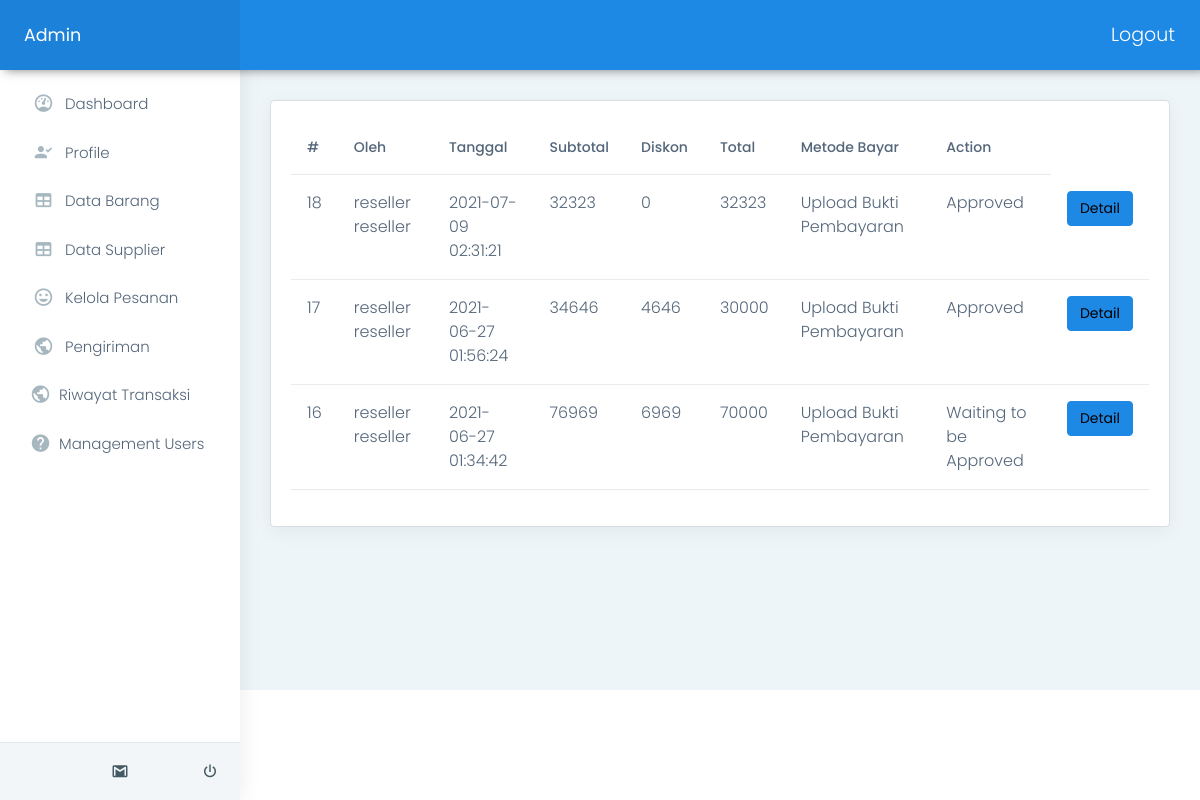
The app's page /admin/index.php?page=kelolapesanan (signed in), older data.
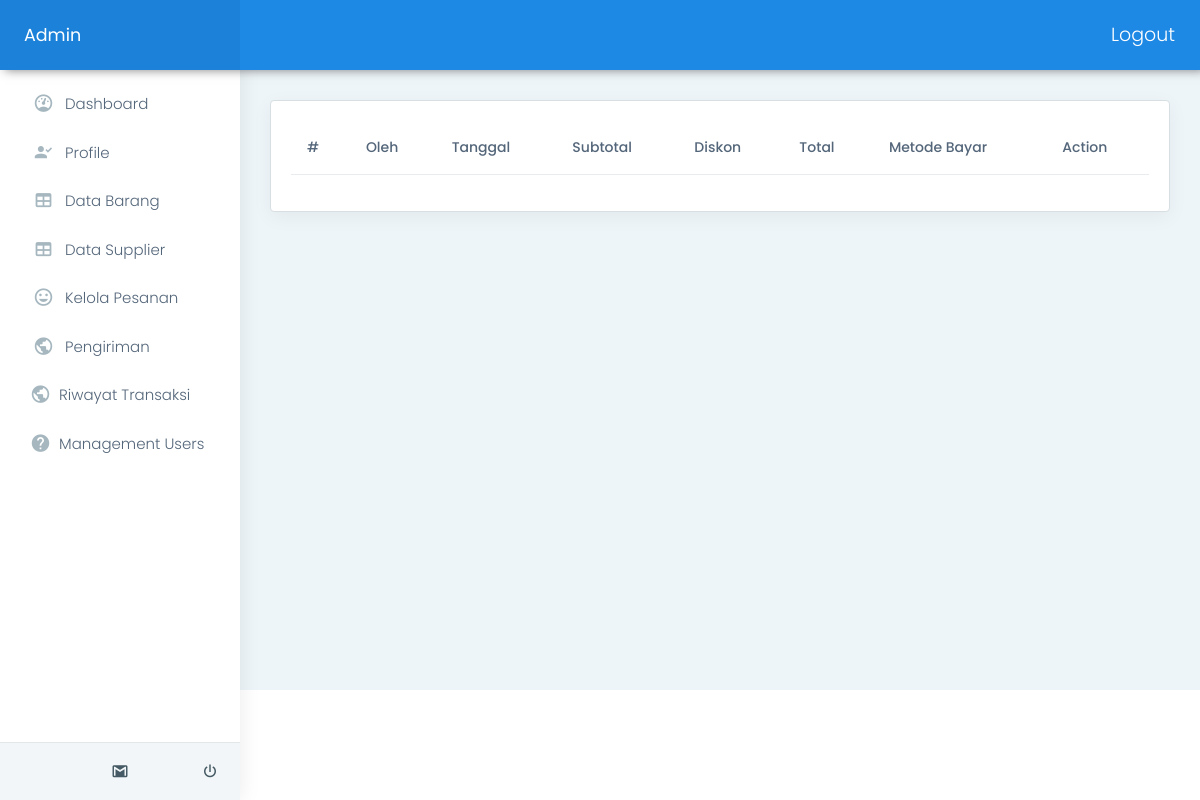
The same page, newer data.
### tables this page shows
CREATE TABLE `tb_order_masuk` (
  `Id_order` int(11) NOT NULL,
  `diskon` double NOT NULL,
  `subtotal` double NOT NULL,
  `date` datetime DEFAULT CURRENT_TIMESTAMP,
  `total` double DEFAULT NULL,
  `is_approve` tinyint(1) DEFAULT NULL,
  `order_by` varchar(20) DEFAULT NULL,
  `metode_bayar` varchar(20) DEFAULT NULL,
  `struk_gambar` varchar(100) DEFAULT NULL
);

CREATE TABLE `tb_rf_metodebayar` (
  `id` int(11) NOT NULL,
  `descr` varchar(40) NOT NULL
);

### admin/kelolapesanan/index.php (the view, shortened to what this page needs)
<div class="card">
    <div class="card-body">
        <table class="table user-table">
        <thead>
            <tr>
                <th class="border-top-0">#</th>
                <th class="border-top-0">Oleh</th>
                <th class="border-top-0">Tanggal</th>
                <th class="border-top-0">Subtotal</th>
                <th class="border-top-0">Diskon</th>
                <th class="border-top-0">Total</th>
                <th class="border-top-0">Metode Bayar</th>
                <th class="border-top-0">Action</th>
            </tr>
        </thead>
        <tbody>
            <?php
                $query="SELECT TOM.date,TOM.Id_order,TOM.is_approve,TOM.total,TOM.diskon,TOM.subtotal,
                CONCAT(U.fname,' ',U.lname) AS oleh,
                TMB.descr
                FROM tb_order_masuk TOM
                LEFT JOIN users U ON U.unique_id=TOM.order_by
                LEFT JOIN tb_rf_metodebayar TMB ON TMB.id=TOM.metode_bayar
                ORDER BY TOM.date DESC";
                $result=mysqli_query($conn,$query);
                while($row=mysqli_fetch_assoc($result)){
                    ?>
                    <tr>
                        <td><?php echo $row['Id_order']?></td>
                        <td><?php echo $row['oleh'] ?></td>
                        <td><?php echo $row['date']?></td>
                        <td><?php echo $row['subtotal']?></td>
                        <td><?php echo $row['diskon']?></td>
                        <td><?php echo $row['total']  ?></td>
                        <td><?php echo $row['descr'] ?></td>
                        <td><?php echo $row['is_approve'] ? $row['is_approve'] == '-1' ? 'Foto Struk tidak sesuai' : 'Approved' :'Waiting to be Approved' ?></td>
                        <td>
                            <a class='btn btn-info' href="/ricemil/admin/index.php?page=kelolapesanan&modul=detail&id=<?php echo $row['Id_order'] ?>">Detail</a>
                        </td>
                    </tr>
            <?php
                }
            ?>
        </tbody>
        </table>
    </div>
</div>

Row changes from the older to the newer data that the page shows:
removed tb_order_masuk: Id_order "18", oleh "reseller reseller", date "2021-07-09 02:31:21", subtotal "32323", diskon "0", total "32323", tb_rf_metodebayar.descr "Upload Bukti Pembayaran", is_approve "Approved"
removed tb_order_masuk: Id_order "17", oleh "reseller reseller", date "2021-06-27 01:56:24", subtotal "34646", diskon "4646", total "30000", tb_rf_metodebayar.descr "Upload Bukti Pembayaran", is_approve "Approved"
removed tb_order_masuk: Id_order "16", oleh "reseller reseller", date "2021-06-27 01:34:42", subtotal "76969", diskon "6969", total "70000", tb_rf_metodebayar.descr "Upload Bukti Pembayaran", is_approve "Waiting to be Approved"
